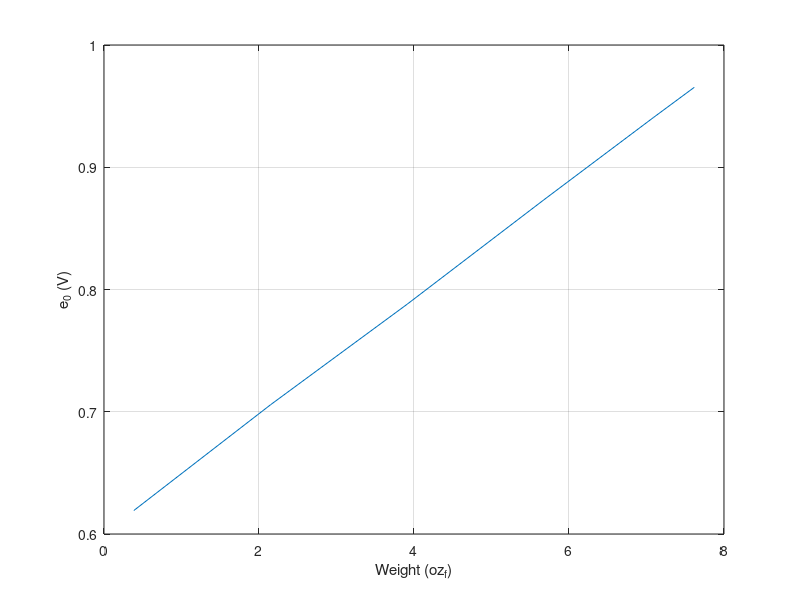

MATLAB code for this plot: (Note: this script raises an error after producing the figure.)
clear all; close all;

%% 1. Potentiometer Accelerometer 

% == Part a. ==

weights1 = ([10.9 60.9 110.9 160.9 200.9 215.9]/1000)*9.8 * 3.60; % ozf
e0_weights1 = [619.2 705.7 788 873.4 940.6 965.4]/1000; % V

figure(1)
plot(weights1, e0_weights1); grid on
xlabel('Weight (oz_{f})'); ylabel('e_{0} (V)')

sensitivityA = (e0_weights1(end) - e0_weights1(1)) / (weights1(end) - weights1(1)); % V/ozf

% == Part b. ==

% the v2p5 folder contains functions to read .tdms files. Make sure to add
% this folder and subfolders to your path when you clone the repo 
filestruct1 = TDMS_readTDMSFile('JPL11.tdms');
e01 = filestruct1.data{5};

% time vector taken from the png plot
t1 = linspace(-0.6, 0.6, length(e01));

figure(2)
plot(t1, e01); grid on

% effective mass 
eff_mass = ((0.6022 - 0.5250) / sensitivityA); % ozm

% damping ratio
overshoot = abs(0.519 - 0.594) / 0.594;
zeta1 = 0.56;

% natural frequency 
period1 = t1(54034) * 2;
omega_damped1 = 2*pi/period1;
omega_n1 = omega_damped1 / sqrt(1 - zeta1^2); % rad/s

% spring constant
eff_mass_slug = eff_mass * (1/32.174) * (1/16); % lbf-s^2/ft
k = eff_mass_slug * (16) * (1/12) * omega_n1^2; % ozf/in.

% == Part c. ==

sensitivityB = sensitivityA * (1/32.174) * (1/12) * eff_mass; % V/in/s^2

% == Part d. ==

max_accel = 1.01 / sensitivityB; % in/s^2

% == Part e. ==
num = 1;
den = [1/omega_n1^2 2*zeta1/omega_n1 1];

tf = tf(num, den);
bode(tf)

%% 3. Vibration Analysis 

data=readmatrix('3.3');
t=data(6:end, 3);
acc = data(6:end, 1);
lvt = data(6:end, 2);
LVTslope=(lvt(60474)-lvt(56360))/(t(60474)-t(56360));
mass = 75.6/28.35; % [ozm]
g=32.17405*12; %in/sec^2
lvt_sensitivity = LVTslope / g; % [mV / (in./s)]
core_velocity = lvt  / lvt_sensitivity; % [in./s]
vdispl=(602.2-525); %mV
forcesense=g*mass;


accsens=-g/acc(44585); %mV/in/sec^2

% == Part a. ==

%  [peak_idx, peak_mag] = peakfinder(lvt, .25);
% [peak_idx1, peak_mag1] = peakfinder(lvt, .25,500,-1);
% [peak_idx2, peak_mag2] = peakfinder(acc, .5,100);
% [peak_idx3, peak_mag3] = peakfinder(acc, .1,500,-1);

 figure(3)
yyaxis left
plot(t,lvt)
hold on
plot(t(53914),lvt(53914),'o')
plot(t(45400),lvt(45400),'o')

ylabel('LVT (Velocity in/sec)')
hold off
yyaxis right
plot(t, acc)
 hold on
%plot(t(),acc(),'o')
%plot(t(),acc(),'o')
ylabel('Accelerometer in/sec^2)')
xlabel('Time (s)')

% == Part b. == 

new_acc=acc*accsens;
new_acc=detrend(new_acc);
v=cumtrapz(t(41274:end),new_acc(41274:end));

figure(4)
plot(t(41274:end),v,'b'); hold on
plot(t(41274:end),core_velocity(41274:end),'r')
xlabel('Time (s)'); ylabel('in/sec.')
legend('Integrated Signal', 'Core Velocity')

% == Part d. == 

ac=abs(core_velocity);
b=max(ac);

% == Part e. == 

data1=readmatrix('3.4');

t1=data1(6:end, 3);
force = data1(6:end, 2);
lvt1 = data1(6:end, 1);
 
figure(5)
yyaxis left
plot(t1,lvt1)
hold on

ylabel('LVT (mV)')
hold off
yyaxis right
plot(t1, force)
hold on
ylabel('Force Sensor mV)')
xlabel('Time (s)')

figure(6)
yyaxis left
plot(t1,lvt1/lvt_sensitivity)
hold on

ylabel('LVT (in/sec)')
hold off
yyaxis right
plot(t1, force/500)
hold on
ylabel('Force Sensor lbf)')
xlabel('Time (s)')

core_velocity1 = lvt1  / lvt_sensitivity; % [in./s]
ac1=abs(core_velocity1);
b=max(ac1);
%@index 40716 v=max
forcemaxv=force(40716)/500; %lbf
maxforce=max(abs(force))/500; %lbf
ssf=force(83856)/500; %lbf
massofcore=ssf/32.174049;









